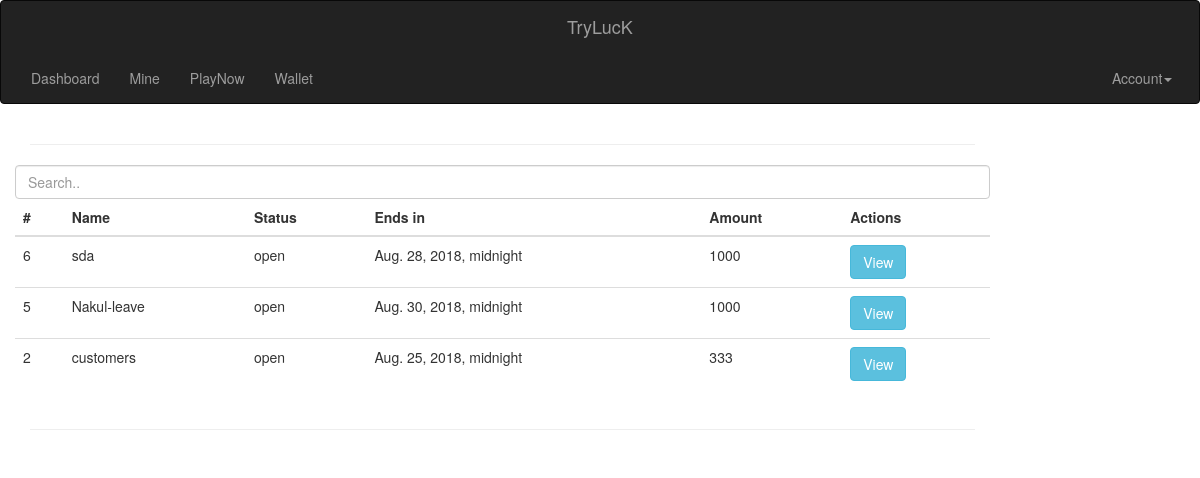
Page /lucks/ (signed in) on the committed database.
### lucks/models.py (models this page shows, shortened)
class Luck(models.Model):
    id = models.AutoField(primary_key=True)
    name = models.CharField(max_length=50,unique=True)
    content = models.CharField(max_length=5000)
    head=models.CharField(max_length=50)
    tails=models.CharField(max_length=50)
    search = models.ForeignKey(Search)
    duration = models.DateTimeField()
    amount = models.IntegerField(default=0)
    user = models.ForeignKey(User)
    status=models.CharField(max_length=50,default='open')
    created_at = models.DateTimeField(auto_now_add=True)
    updated_at = models.DateTimeField(auto_now=True)

### lucks/views.py (the view)
@login_required(login_url='/login/')
def index(request):
    lucks = models.Luck.objects.filter(status='open')
    return render(request, "lucks/index.html", {'lucks':lucks})

### templates/lucks/index.html (shortened to what this page needs)
{% extends "dashboard/base.html" %}
{% block content %}
<div class="row">
  <input class="form-control" id="myInput" type="text" placeholder="Search..">
  <div class="table-responsive">
                                <table class="table table-hover">
                                    <thead>
                                        <tr>
                                          <th>#</th>
                                          <th>Name</th>
                                          <th>Status</th>
                                          <th>Ends in</th>
                                          <th>Amount</th>
                                          <th>Actions</th>
                                        </tr>
                                    </thead>
                                    <tbody id="myTable">
                                      {% for l in lucks reversed %}
                                      <tr>
                                        <td>{{l.id}}</td>
                                        <td>{{l.name}}</td>
                                        <td>{{l.status}}</td>
                                        <td>{{l.duration}}</td>
                                        <td>{{l.amount}}</td>
                                        <td><a href="/lucks/view/{{l.id}}" class="button btn btn-info">View</a></td>
                                      </tr>
                                      {% endfor %}
                                    </tbody>
                                </table>
    </div>
</div>
{% endblock %}

### rows in the picture
Luck: id "6", name "sda", status "open", duration "Aug. 28, 2018, midnight", amount "1000"
Luck: id "5", name "Nakul-leave", status "open", duration "Aug. 30, 2018, midnight", amount "1000"
Luck: id "2", name "customers", status "open", duration "Aug. 25, 2018, midnight", amount "333"
